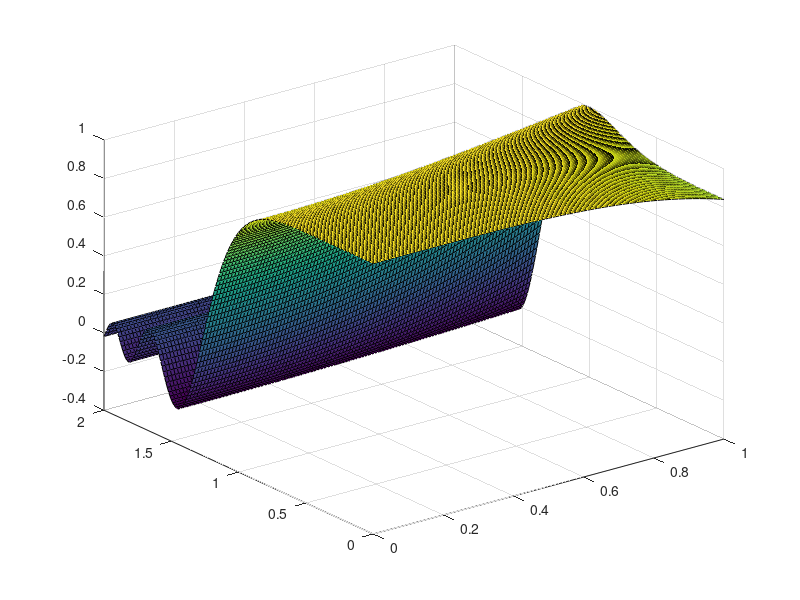

Write MATLAB code to recreate this figure. (Note: this script raises an error after producing the figure.)
%x=0:0.01:1;
%y=0:0.01:2;
format long

%1)

[x,y]=ndgrid(0:0.01:1,0:0.01:2);

f = @(x,y) sin(x.^2-y.^4)./(x.^2-y.^4);
z=f(x,y);

%2)

z(isnan(z))=1;
surf(x,y,z);
hold on
%3)

max(max(z));

a=min(min(z));
t=(z<=a+10^-5);
tx=x(t);
ty=y(t);
tz=z(t);

plot3(tx,ty,tz,'o',Color="red",MarkerSize=5);



%4)

g=diff(z)/0.01;
h=(diff(z')/0.01)';




